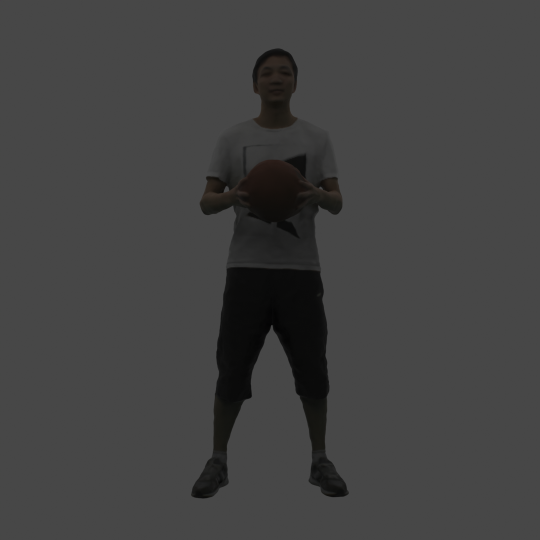
#> input picture MeshProcessing/mesh_psnr/basketball/raw_nn_out.png, 1080 x 1080 px, given in place of raw_nn_out_with_light.png, which was not available (shown at 1/2 size)
$ python 3_calculate_psnr_ssim.py
#> lines starting #> are read from the running program, lines starting #| are printed output that depends on the picture; pictures that were not available may be replaced by others from this repository, and a replacement may not be noted
import cv2
from skimage.metrics import structural_similarity as ssim
import numpy as np

def calculate_psnr_and_ssim(image_path_1, image_path_2):
    # Read the images
    img1 = cv2.imread(image_path_1)[90:280, 500:600]
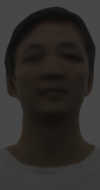
#> img1: shape (190, 100, 3); mean B, G, R 40.7, 43.2, 46.1
    img2 = cv2.imread(image_path_2)[90:280, 500:600]
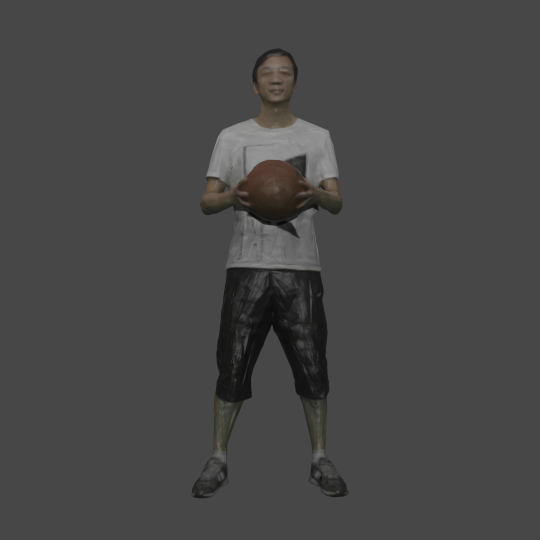
#> input picture MeshProcessing/mesh_psnr/basketball/textured_mesh_10x_with_light.png, 1080 x 1080 px, found by its file name (shown at 1/2 size)
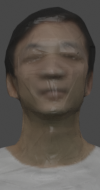
#> img2: shape (190, 100, 3); mean B, G, R 76.8, 82.9, 89.1

    # Convert images to grayscale for SSIM calculation
    img1_gray = cv2.cvtColor(img1, cv2.COLOR_BGR2GRAY)
    img2_gray = cv2.cvtColor(img2, cv2.COLOR_BGR2GRAY)

    # Calculate PSNR
    psnr_value = cv2.PSNR(img1, img2)
#> psnr_value = 14.22

    # Calculate SSIM
    ssim_value = ssim(img1_gray, img2_gray)
#> ssim_value = 0.594

    return psnr_value, ssim_value

# Function to modify the output path
def modify_output_path(base_path, light_added):
  if light_added:
    path_without_extension = base_path.rsplit('.', 1)[0]
    extension = base_path.split('.')[-1]
    return f"{path_without_extension}_with_light.{extension}"
  else:
    return base_path

# Example usage
with_light = True
image_path_1 = r'mesh_psnr\basketball\raw_nn_out.png'  # Replace with your first image path
config_lst = ['10x','50x','100x','150x','200x']
for config in config_lst:
  # image_path_2 = r'mesh_psnr\basketball\downsample_'+ config +'.png'  # Replace with your second image path
  image_path_2 = r'mesh_psnr\basketball\textured_mesh_'+ config +'.png'  # Replace with your second image path
  psnr, ssim_value = calculate_psnr_and_ssim(modify_output_path(image_path_1, with_light), modify_output_path(image_path_2, with_light))
#> psnr = 14.22; ssim_value = 0.594
  print(f"{config}: PSNR: {psnr:.4f} dB, SSIM: {ssim_value:.4f}")
#| 10x: PSNR: 14.2168 dB, SSIM: 0.5945
#> pass 2 of the loop `for config in config_lst:`:
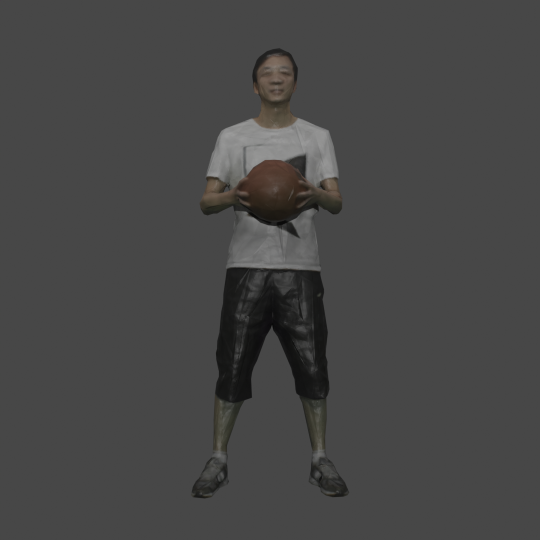
#> input picture MeshProcessing/mesh_psnr/basketball/textured_mesh_100x_with_light.png, 1080 x 1080 px, given in place of textured_mesh_50x_with_light.png, which was not available (shown at 1/2 size)
#> in calculate_psnr_and_ssim (call 2), `img2 = cv2.imread(image_path_2)[90:280, 500:600]`:
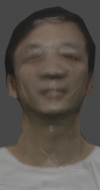
#> img2: shape (190, 100, 3); mean B, G, R 76.4, 82.5, 88.7
#> psnr_value = 14.27
#> in calculate_psnr_and_ssim (call 2), `ssim_value = ssim(img1_gray, img2_gray)`: ssim_value = 0.599
#> `psnr, ssim_value = calculate_psnr_and_ssim(modify_output_path(image_pa..`: psnr = 14.27; ssim_value = 0.599
#| 50x: PSNR: 14.2736 dB, SSIM: 0.5991
#> (the run stopped early here; a loop or call above may not have finished)
